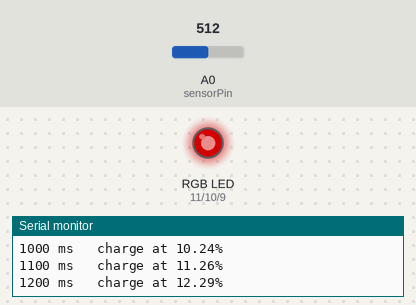
A sketch run on a simulated Arduino Uno, built with avr-gcc and run on an emulated ATmega328P. On the bench: an RGB LED mixed from three pins (HIGH = lit), the last lines printed to the serial monitor. Inputs (shaded band) come from the test bench; at power-on: A0 (sensorPin) = 512. Dim RGB values are drawn brighter than linear.

Above: at 1.2 s.
1.3 s: A0 (sensorPin) set to 600
At 2.6 s:
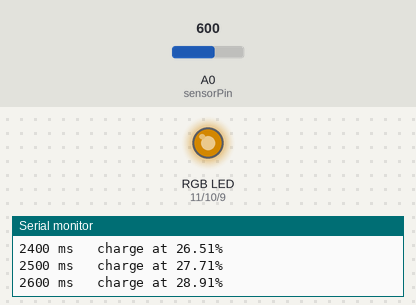
4.3 s: A0 (sensorPin) set to 618
At 9.5 s:
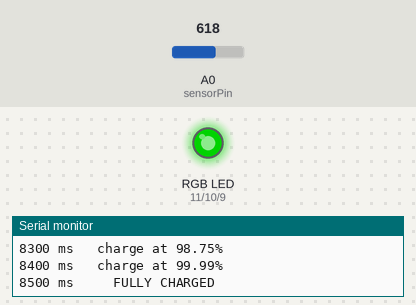
Timing chart, 0 to 11.0 s (numbered marks = the images above; inputs shaded):
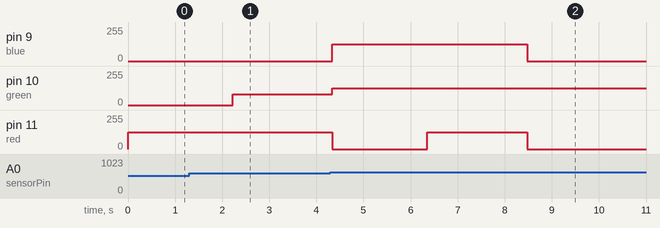

Measured:
- the behaviour switches between 611 and 612 on A0 (sensorPin) (found by bisection; images 1 and 2)

The sketch:

Day09.ino
```cpp
int sensorPin = A0;
int sensorValue = 0;

int red = 11;
int green = 10;
int blue = 9;

unsigned int batteryCapacity = 50000;
unsigned int batteryLevel = 0;
unsigned int ticks = 0;
unsigned int wait = 100;
double PercentFull;

void setup() {

  pinMode(red, OUTPUT);
  pinMode(green, OUTPUT);
  pinMode(blue, OUTPUT);

  Serial.begin(9600);
}

void RGB_color(int red_value, int green_value, int blue_value)
{

  analogWrite(red, red_value);
  analogWrite(green, green_value);
  analogWrite(blue, blue_value);

}

double getBatteryPercentage() {

  return (((double)batteryLevel / (double)batteryCapacity)*100);

}

void ShowBatteryPercentage() {

  PercentFull=getBatteryPercentage();

  Serial.print(ticks);
  Serial.print(" ms   charge at ");

  Serial.print(PercentFull);

  Serial.println("%");

  if (PercentFull > 0 && PercentFull <= 25)
  {
    RGB_color(125, 0, 0);
 }
 else if (PercentFull > 25 && PercentFull <= 50){
  RGB_color(125, 80, 0);
 }
 else if (PercentFull > 50 && PercentFull <= 75){
  RGB_color(0, 125, 125);
 }
 else if (PercentFull > 75 && PercentFull <= 100){
  RGB_color(125, 125, 125);
 }
}

void loop(){
  sensorValue = analogRead(sensorPin);
  batteryLevel += sensorValue;
  ticks += wait;

  if(batteryLevel >= batteryCapacity) {
    Serial.print(ticks);
    Serial.print(" ms     ");
    Serial.println("FULLY CHARGED");
    batteryLevel = batteryCapacity;
    ticks = 0;
    RGB_color(0, 125, 0);
    delay(30000);
 }

 else {
  ShowBatteryPercentage();
 }

 delay(wait);
}
```
